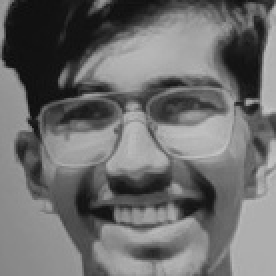
#> input picture python-face-api/faces/37/37_1.jpg, 138 x 138 px (shown 2 times larger); its folder holds only this picture in this run
$ python check_accuracy.py
#> lines starting #> are read from the running program, lines starting #| are printed output that depends on the picture
import cv2
import numpy as np
import os
import random

def test_model_accuracy(faces_dir="faces", test_split=0.2):
#> called with faces_dir = 'faces', test_split = 0.2
    print(f"\n--- Starting LBPH Model Accuracy Test ---")
    print(f"[INFO] Using {test_split*100}% of images for testing, { (1-test_split)*100 }% for training.")

    if not os.path.exists(faces_dir):
        print(f"[ERROR] Directory '{faces_dir}' not found.")
        return

    # Prepare data storage
    all_faces = []
    all_labels = []
    label_map = {}
    current_label = 0

    # Collect ALL images first
    for person_rollno in os.listdir(faces_dir):
        person_folder = os.path.join(faces_dir, person_rollno)
        if not os.path.isdir(person_folder):
            continue

        if person_rollno not in label_map:
            label_map[person_rollno] = current_label
            current_label += 1

        for img_file in os.listdir(person_folder):
            img_path = os.path.join(person_folder, img_file)
            img = cv2.imread(img_path, cv2.IMREAD_GRAYSCALE)
#> img is the input picture: shape (138, 138); min 12, max 196, mean 108.9

            if img is not None:
                all_faces.append(img)
                all_labels.append(label_map[person_rollno])

    if len(all_faces) == 0:
        print("[ERROR] No face images found to train/test.")
        return

    # Shuffle data to ensure random split
    combined_data = list(zip(all_faces, all_labels))
    random.shuffle(combined_data)
    all_faces, all_labels = zip(*combined_data)

    # Split into Train / Test sets
    split_index = int(len(all_faces) * (1 - test_split))

    train_faces = all_faces[:split_index]
    train_labels = all_labels[:split_index]

    test_faces = all_faces[split_index:]
    test_labels = all_labels[split_index:]

    print(f"[INFO] Total Images: {len(all_faces)}")
    print(f"[INFO] Training Images: {len(train_faces)}")
    print(f"[INFO] Testing Images: {len(test_faces)}")

    if len(test_faces) == 0:
        print("[ERROR] Not enough images to create a test split. Try adding more photos per student.")
        return

    # Train the model identically to app.py
    print("\n[INFO] Training LBPH Model on 80% data...")
    recognizer = cv2.face.LBPHFaceRecognizer_create()
    recognizer.train(list(train_faces), np.array(train_labels))

    # Reverse label map for lookup: integer -> rollno
    label_reverse_map = {v: k for k, v in label_map.items()}

    # Run predictions on the 20% holdout test set
    print("[INFO] Running predictions on 20% holdout test dataset...\n")

    correct_predictions = 0
    total_predictions = len(test_faces)

    print("-" * 65)
    print(f"{'Actual Roll No':<18} | {'Predicted Roll No':<20} | {'Confidence':<12} | {'Result'}")
    print("-" * 65)

    for i in range(total_predictions):
        test_img = test_faces[i]
        actual_label = test_labels[i]
        actual_rollno = label_reverse_map[actual_label]

        predicted_label, confidence = recognizer.predict(test_img)
        predicted_rollno = label_reverse_map.get(predicted_label, "Unknown")

        is_correct = (predicted_rollno == actual_rollno)
        if is_correct:
            correct_predictions += 1
            result_str = "\033[92mPASS\033[0m" # Green PASS
        else:
            result_str = "\033[91mFAIL\033[0m" # Red FAIL

        print(f"{actual_rollno:<18} | {predicted_rollno:<20} | {int(confidence):<12} | {result_str}")
#> this loop made 1 pass
#> pass 1, in test_model_accuracy, `test_img = test_faces[i]`:
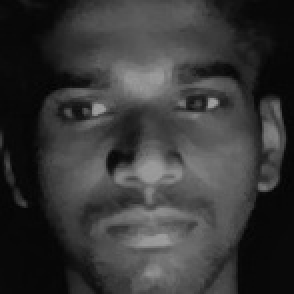
#> test_img: shape (147, 147) (shown 2 times larger); min 3, max 161, mean 55.8

    print("-" * 65)

    # Calculate Final Accuracy
    accuracy_percentage = (correct_predictions / total_predictions) * 100

    print(f"\n--- Final Results ---")
    print(f"Correct Guesses: {correct_predictions}")
    print(f"Incorrect Guesses: {total_predictions - correct_predictions}")
    print(f"Total Test Images: {total_predictions}")
    print(f"MODEL ACCURACY: {accuracy_percentage:.2f}%")

if __name__ == "__main__":
    test_model_accuracy()
